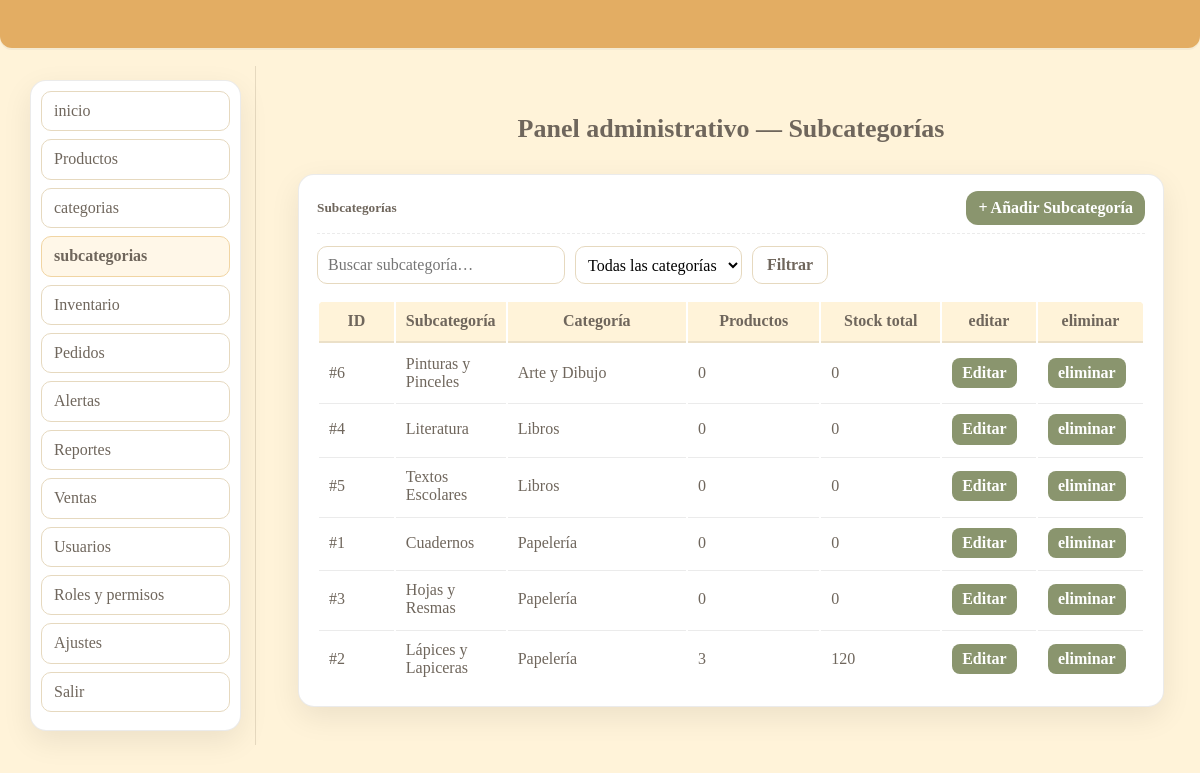
The page /admin/subcategorias/index.php on the database as committed earlier.
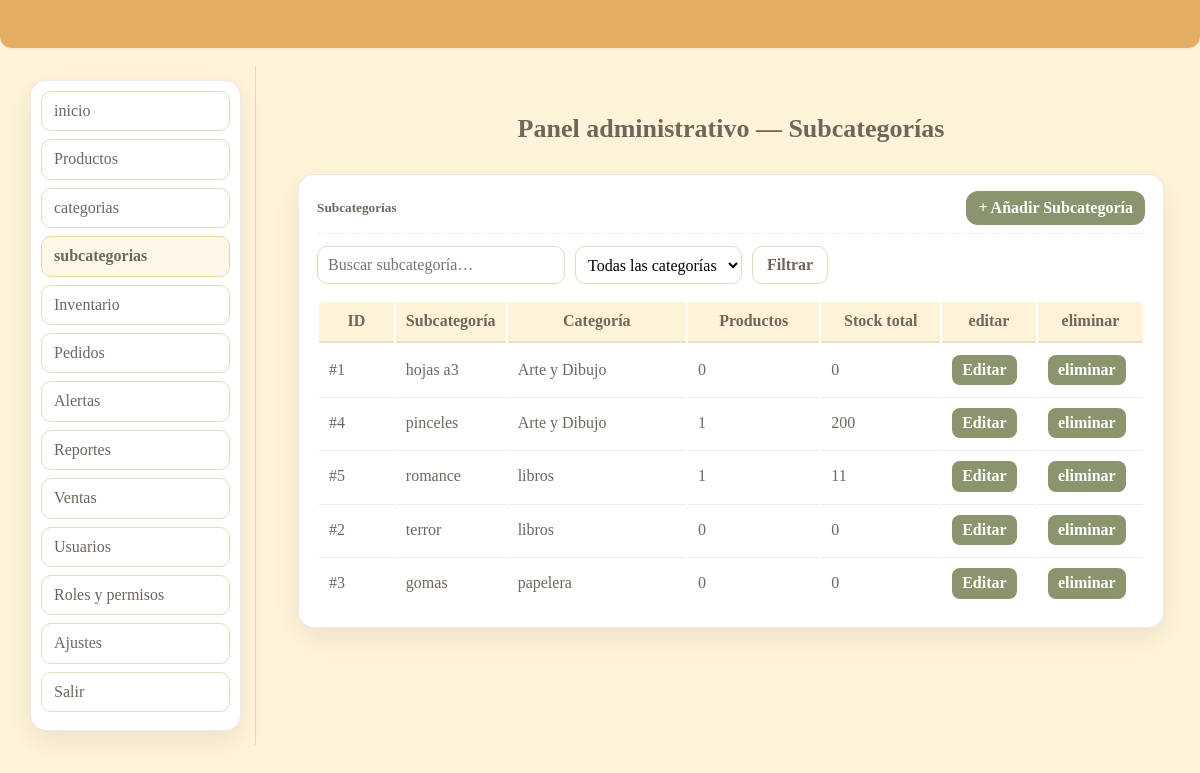
The same page on the database as committed later.
### tables this page shows
CREATE TABLE `subcategoria` (
  `id_subcategoria` smallint(5) UNSIGNED NOT NULL,
  `id_categoria` smallint(5) UNSIGNED NOT NULL,
  `nombre` varchar(100) NOT NULL
);

CREATE TABLE `categoria` (
  `id_categoria` smallint(5) UNSIGNED NOT NULL,
  `nombre` varchar(100) NOT NULL
);

### admin/subcategorias/index.php (the view, shortened to what the changed rows need)
<?php
include(__DIR__ . '/../../includes/db.php');
function h($s){ return htmlspecialchars((string)$s, ENT_QUOTES,'UTF-8'); }
$page= max(1,(int)($_GET['page']??1));
$perPage=15; $offset=($page-1)*$perPage;
$w=[]; $params=[]; $types='';
$whereSql = $w?('WHERE '.implode(' AND ',$w)):'';
$sqlList="
  SELECT
    sc.id_subcategoria,
    sc.nombre,
    sc.id_categoria,
    c.nombre AS categoria,
    COUNT(DISTINCT p.id_producto)       AS productos,
    COALESCE(SUM(i.stock_actual),0)     AS stock_total
  FROM subcategoria sc
  LEFT JOIN categoria c  ON c.id_categoria=sc.id_categoria
  LEFT JOIN producto p   ON p.id_subcategoria=sc.id_subcategoria
  LEFT JOIN inventario i ON i.id_producto=p.id_producto
  $whereSql
  GROUP BY sc.id_subcategoria, sc.nombre, sc.id_categoria, categoria
  ORDER BY categoria ASC, sc.nombre ASC
  LIMIT ? OFFSET ?
";
$typesList=$types.'ii';
$paramsList=$params; $paramsList[]=$perPage; $paramsList[]=$offset;
$st=$conexion->prepare($sqlList);
$st->bind_param($typesList, ...$paramsList);
$st->execute();
$rows=$st->get_result()->fetch_all(MYSQLI_ASSOC);
?>
<!doctype html><html lang="es"><head>
<link rel="stylesheet" href="https://cdnjs.cloudflare.com/ajax/libs/normalize/8.0.1/normalize.min.css">
<link rel="stylesheet" href="https://cdnjs.cloudflare.com/ajax/libs/skeleton/2.0.4/skeleton.min.css">
<link rel="stylesheet" href="/libreria_lapicito/css/style.css">
</head><body>
  <div class="prod-shell">
  <main class="prod-main">
    <div class="prod-card">
      <div class="table-wrap">
        <table class="u-full-width">
          <thead>
            <tr>
              <th style="width:80px">ID</th>
              <th>Subcategoría</th>
              <th style="width:220px">Categoría</th>
              <th style="width:140px">Productos</th>
              <th style="width:140px">Stock total</th>
              <th style="width:80px">editar</th>
              <th style="width:90px">eliminar</th>
            </tr>
          </thead>
          <tbody>
            <?php foreach($rows as $r): ?>
              <tr>
                <td>#<?= (int)$r['id_subcategoria'] ?></td>
                <td><?= h($r['nombre']) ?></td>
                <td><?= h($r['categoria'] ?? '—') ?></td>
                <td><?= (int)$r['productos'] ?></td>
                <td><?= (int)$r['stock_total'] ?></td>
                <td><a class="btn-sm" href="/libreria_lapicito/admin/subcategorias/editar.php?id=<?= (int)$r['id_subcategoria'] ?>">Editar</a></td>
                <td><a class="btn-sm" href="/libreria_lapicito/admin/subcategorias/eliminar.php?id=<?= (int)$r['id_subcategoria'] ?>">eliminar</a></td>
              </tr>
            <?php endforeach; ?>
          </tbody>
        </table>
      </div>
    </div>
  </main>
</div>
</body></html>

Rows that differ between the two databases and show on the page:
removed subcategoria: id_subcategoria "6", nombre "Pinturas y Pinceles", id_categoria.nombre "Arte y Dibujo", productos "0", stock_total "0"
changed subcategoria id 1: nombre "Cuadernos" → "hojas a3"; id_categoria.nombre "Papelería" → "Arte y Dibujo"; moves up the list
changed subcategoria id 4: nombre "Literatura" → "pinceles"; id_categoria.nombre "Libros" → "Arte y Dibujo"; productos "0" → "1"; stock_total "0" → "200"
changed subcategoria id 5: nombre "Textos Escolares" → "romance"; id_categoria.nombre "Libros" → "libros"; productos "0" → "1"; stock_total "0" → "11"
changed subcategoria id 2: nombre "Lápices y Lapiceras" → "terror"; id_categoria.nombre "Papelería" → "libros"; productos "3" → "0"; stock_total "120" → "0"; moves up the list
changed subcategoria id 3: nombre "Hojas y Resmas" → "gomas"; id_categoria.nombre "Papelería" → "papelera"
